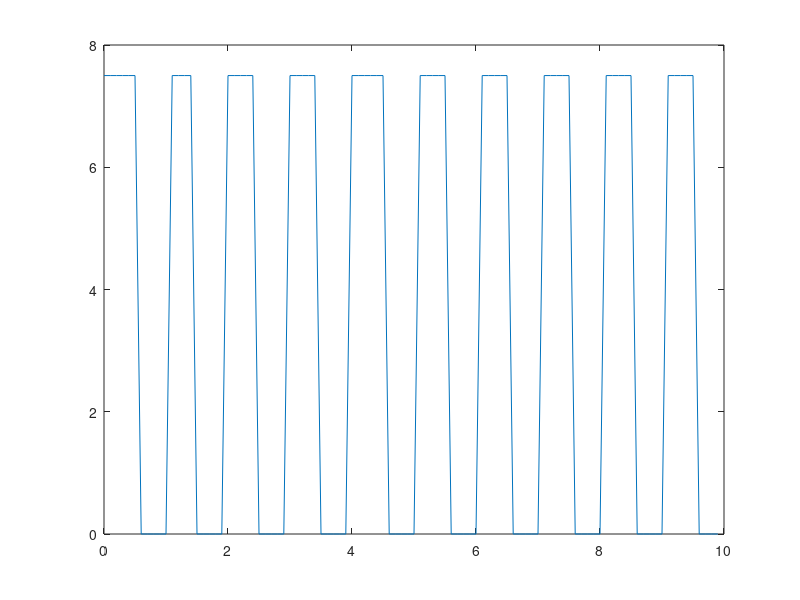

The MATLAB source for this figure:
t0=0.1
t(1)=0
for k=1:99
    t(k+1)=t(k)+t0;
end    


DPTH_set = 7.5;
tau_on = 0.5;
tau_off = 0.5;


for k=1:100

t_ratio=t(k)/(tau_on+tau_off);
j=  floor(t_ratio)+1;
if (t(k) >=(j-1)*(tau_on+tau_off)) & (t(k) <= j*tau_on+(j-1)*tau_off)
   DPTH(k) = DPTH_set;   
elseif (t(k) >= j*tau_on + (j-1)*tau_off) & (t(k) <= j*(tau_on+ tau_off))
   DPTH(k) = 0.00;
%else
%   DPTH(k) = 'error'
%   stop
end 

end

plot(t,DPTH)